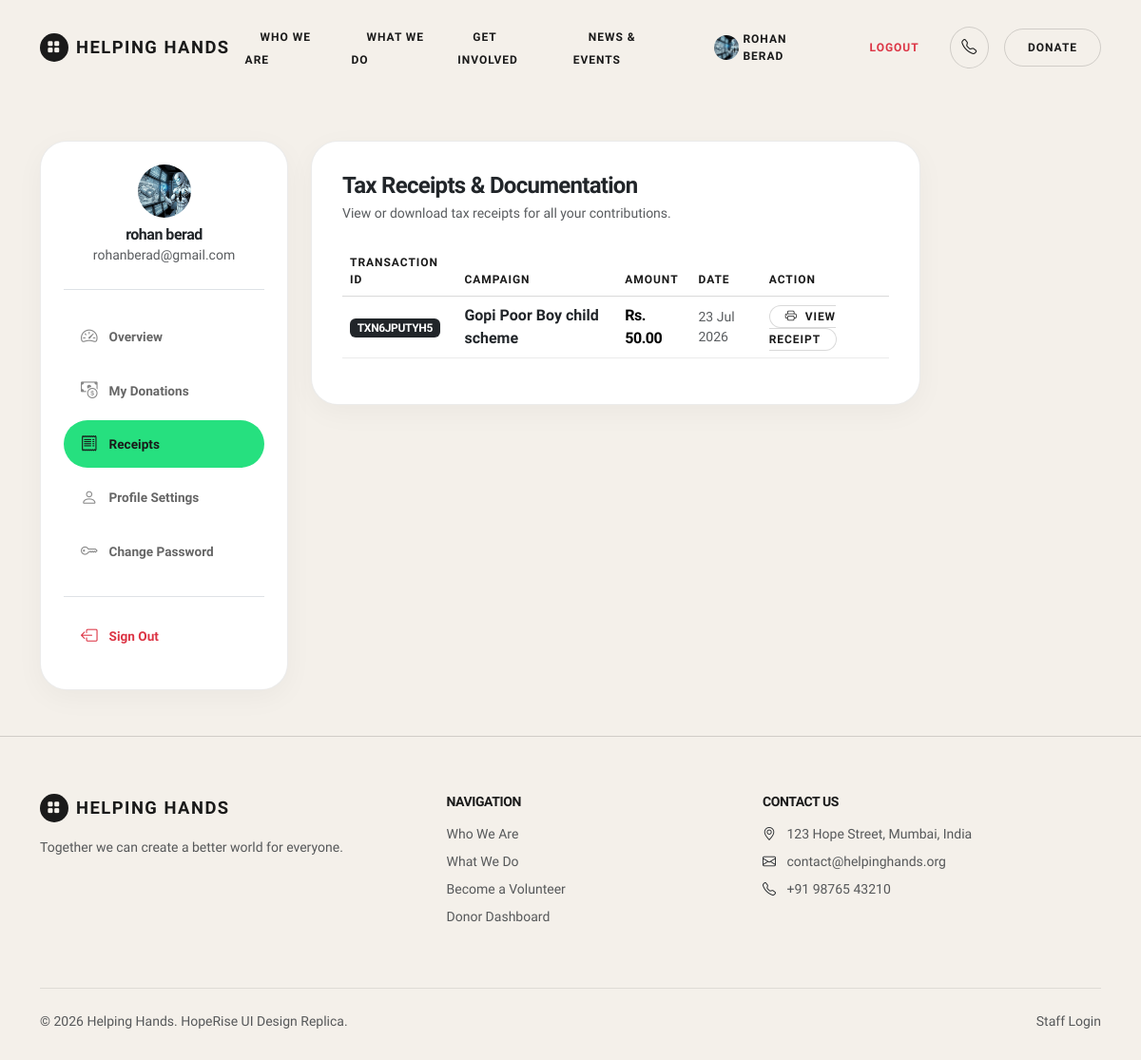
The app's page /dashboard/receipts/ (signed in) with its own data.
### charity_app/models.py (models this page shows, shortened)
class SiteSettings(models.Model):
    hero_title_line1 = models.CharField(max_length=100, default="Together We Can")
    hero_title_highlight = models.CharField(max_length=100, default="Create a Better World")
    hero_subtitle = models.TextField(
        default="Your small contribution can make a big difference in someone's life. "
                "Join us in our mission to help the needy."
    )
    hero_image = models.ImageField(upload_to='site/', blank=True, null=True)
    stat_campaigns = models.CharField(max_length=20, default="500+", help_text="e.g. 500+")
    stat_lives_impacted = models.CharField(max_length=20, default="50,000+")
    stat_funds_raised = models.CharField(max_length=20, default="Rs. 2.5 Cr+")
    stat_donors = models.CharField(max_length=20, default="10,000+")
    mission_title = models.CharField(max_length=100, default="Our Mission")
    mission_text = models.TextField(
        default="We are committed to building a better tomorrow by supporting education, "
                "healthcare, animal welfare, and disaster relief initiatives. Together, we "
                "can bring hope and create lasting change."
    )
    mission_image = models.ImageField(upload_to='site/', blank=True, null=True)
    ngo_name = models.CharField(max_length=100, default="Helping Hands")
    footer_about_text = models.TextField(
        default="Together we can create a better world for everyone."
    )
    contact_address = models.CharField(max_length=200, default="123 Hope Street, Mumbai, India")
    contact_email = models.EmailField(default="contact@helpinghands.org")
    contact_phone = models.CharField(max_length=20, default="+91 98765 43210")
    updated_at = models.DateTimeField(auto_now=True)
    @classmethod
    def load(cls):
        obj, created = cls.objects.get_or_create(pk=1)
        return obj

class UserProfile(models.Model):
    user = models.OneToOneField(User, on_delete=models.CASCADE)
    profile_picture = models.ImageField(upload_to='profile_pictures/', blank=True, null=True)
    phone_number = models.CharField(max_length=15, blank=True)
    address = models.TextField(blank=True)
    profile_created_on = models.DateTimeField(auto_now_add=True)

class Donation(models.Model):
    PAYMENT_CHOICES = [
        ('upi', 'UPI'),
        ('credit_card', 'Credit Card'),
        ('debit_card', 'Debit Card'),
        ('net_banking', 'Net Banking'),
    ]
    user = models.ForeignKey(User, on_delete=models.SET_NULL, blank=True, null=True)
    campaign = models.ForeignKey(Campaign, on_delete=models.CASCADE, related_name='donations')
    donor_name = models.CharField(max_length=150)
    email = models.EmailField()
    amount = models.DecimalField(max_digits=12, decimal_places=2)
    payment_method = models.CharField(max_length=20, choices=PAYMENT_CHOICES)
    transaction_id = models.CharField(max_length=50, unique=True, blank=True)
    donation_date = models.DateTimeField(auto_now_add=True)

class Campaign(models.Model):
    CATEGORY_CHOICES = [
        ('education', 'Education Fund'),
        ('medical', 'Medical Help'),
        ('animal', 'Animal Rescue'),
        ('disaster', 'Disaster Relief'),
    ]
    STATUS_CHOICES = [
        ('active', 'Active'),
        ('completed', 'Completed'),
        ('upcoming', 'Upcoming'),
    ]
    campaign_name = models.CharField(max_length=200)
    category = models.CharField(max_length=20, choices=CATEGORY_CHOICES, default='education')
    description = models.TextField()
    goal_amount = models.DecimalField(max_digits=12, decimal_places=2)
    raised_amount = models.DecimalField(max_digits=12, decimal_places=2, default=0)
    campaign_image = models.ImageField(upload_to='campaign_images/', blank=True, null=True)
    start_date = models.DateField()
    end_date = models.DateField()
    status = models.CharField(max_length=20, choices=STATUS_CHOICES, default='active')
    created_at = models.DateTimeField(auto_now_add=True)

### charity_app/views.py (the view)
# urls.py: path('dashboard/receipts/', views.dashboard_receipts, name='dashboard_receipts'),
@login_required
def dashboard_receipts(request):
    donations = Donation.objects.filter(user=request.user).order_by('-donation_date')
    return render(request, 'website/dashboard_receipts.html', {'donations': donations})

### templates/website/dashboard_receipts.html (shortened to what this page needs)
{% extends 'website/dashboard_base.html' %}
{% block dashboard_content %}
<div class="dashboard-card">
    <h4 class="font-heading fw-bold text-dark mb-1">Tax Receipts & Documentation</h4>
    <p class="text-muted small mb-4">View or download tax receipts for all your contributions.</p>
    {% if donations %}
    <div class="table-responsive">
        <table class="table table-hover align-middle">
            <thead>
                <tr>
                    <th>Transaction ID</th>
                    <th>Campaign</th>
                    <th>Amount</th>
                    <th>Date</th>
                    <th>Action</th>
                </tr>
            </thead>
            <tbody>
                {% for donation in donations %}
                <tr>
                    <td><span class="badge bg-dark text-white font-heading">{{ donation.transaction_id }}</span></td>
                    <td class="fw-bold text-dark">{{ donation.campaign.campaign_name }}</td>
                    <td class="text-emerald fw-bold font-heading">Rs. {{ donation.amount }}</td>
                    <td class="text-muted small">{{ donation.donation_date|date:"d M Y" }}</td>
                    <td>
                        <a href="{% url 'receipt_view' donation.id %}" class="btn-hr-pill-outline py-1 px-3">
                            <i class="bi bi-printer me-1"></i> View Receipt
                        </a>
                    </td>
                </tr>
                {% endfor %}
            </tbody>
        </table>
    </div>
    {% else %}
    <div class="text-center py-4">
        <p class="text-muted mb-0">No receipts available yet.</p>
    </div>
    {% endif %}
</div>
{% endblock %}

### templates/website/dashboard_base.html
{% extends 'website/base.html' %}
{% load static %}
{% block content %}
<link rel="stylesheet" href="{% static 'css/dashboard_style.css' %}">
<section class="hr-section py-5">
    <div class="container">
        <div class="row g-4">
            <div class="col-lg-3">
                <div class="dashboard-sidebar p-4">
                    <div class="text-center pb-4 mb-4 border-bottom">
                        {% if nav_user_profile.profile_picture %}
                            <img src="{{ nav_user_profile.profile_picture.url }}" alt="{{ user.username }}"
                                 class="rounded-circle mx-auto mb-2 d-block" style="width: 56px; height: 56px; object-fit: cover;">
                        {% else %}
                            <div class="hr-card-icon-wrap mx-auto mb-2" style="width: 56px; height: 56px; font-size: 1.8rem;"><i class="bi bi-person-fill"></i></div>
                        {% endif %}
                        <h6 class="font-heading fw-bold text-dark mb-0">{{ user.username }}</h6>
                        <small class="text-muted">{{ user.email }}</small>
                    </div>
                    <ul class="nav flex-column dashboard-nav">
                        <li class="nav-item">
                            <a class="nav-link {% if request.resolver_match.url_name == 'dashboard' %}active{% endif %}" href="{% url 'dashboard' %}">
                                <i class="bi bi-speedometer2"></i> Overview
                            </a>
                        </li>
                        <li class="nav-item">
                            <a class="nav-link {% if request.resolver_match.url_name == 'dashboard_donations' %}active{% endif %}" href="{% url 'dashboard_donations' %}">
                                <i class="bi bi-cash-coin"></i> My Donations
                            </a>
                        </li>
                        <li class="nav-item">
                            <a class="nav-link {% if request.resolver_match.url_name == 'dashboard_receipts' %}active{% endif %}" href="{% url 'dashboard_receipts' %}">
                                <i class="bi bi-receipt"></i> Receipts
                            </a>
                        </li>
                        <li class="nav-item">
                            <a class="nav-link {% if request.resolver_match.url_name == 'dashboard_profile' %}active{% endif %}" href="{% url 'dashboard_profile' %}">
                                <i class="bi bi-person"></i> Profile Settings
                            </a>
                        </li>
                        <li class="nav-item">
                            <a class="nav-link {% if request.resolver_match.url_name == 'dashboard_change_password' %}active{% endif %}" href="{% url 'dashboard_change_password' %}">
                                <i class="bi bi-key"></i> Change Password
                            </a>
                        </li>
                        <li class="nav-item mt-3 pt-3 border-top">
                            <a class="nav-link text-danger" href="{% url 'logout' %}">
                                <i class="bi bi-box-arrow-left text-danger"></i> Sign Out
                            </a>
                        </li>
                    </ul>
                </div>
            </div>
            <div class="col-lg-7">
                {% block dashboard_content %}{% endblock %}
            </div>
        </div>
    </div>
</section>
{% endblock %}

### templates/website/base.html (shortened to what this page needs)
{% load static %}
<!DOCTYPE html>
<html lang="en">
<head>
    <link href="https://cdn.jsdelivr.net/npm/bootstrap@5.3.3/dist/css/bootstrap.min.css" rel="stylesheet">
    <link rel="stylesheet" href="https://cdn.jsdelivr.net/npm/bootstrap-icons@1.11.3/font/bootstrap-icons.css">
    <link rel="stylesheet" href="{% static 'css/style.css' %}">
</head>
<body>
    <nav class="navbar navbar-expand-lg sticky-top hr-navbar">
        <div class="container">
            <a class="navbar-brand hr-logo" href="{% url 'home' %}">
                <span class="hr-logo-icon"><i class="bi bi-grid-fill"></i></span>
                {{ site_settings.ngo_name }}
            </a>
            <div class="collapse navbar-collapse" id="navMenu">
                <ul class="navbar-nav mx-auto align-items-lg-center">
                    <li class="nav-item"><a class="hr-nav-link" href="{% url 'home' %}">Who We Are</a></li>
                    <li class="nav-item"><a class="hr-nav-link" href="{% url 'campaign_list' %}">What We Do</a></li>
                                     <li class="nav-item"><a class="hr-nav-link" href="{% url 'home' %}#about">Get Involved</a></li>
                    <li class="nav-item"><a class="hr-nav-link" href="{% url 'home' %}#impact">News & Events</a></li>
                </ul>
                <div class="d-flex align-items-center gap-3">
                    {% if user.is_authenticated %}
                        <a href="{% url 'dashboard' %}" class="hr-nav-link d-flex align-items-center">
                            {% if nav_user_profile.profile_picture %}
                                <img src="{{ nav_user_profile.profile_picture.url }}" alt="{{ user.username }}"
                                     class="rounded-circle me-1" style="width: 26px; height: 26px; object-fit: cover;">
                            {% else %}
                                <i class="bi bi-person-circle fs-6 me-1"></i>
                            {% endif %}
                            {{ user.username }}
                        </a>
                        <a href="{% url 'logout' %}" class="hr-nav-link text-danger">Logout</a>
                    {% else %}
                        <a href="{% url 'login' %}" class="hr-nav-link">Sign In</a>
                    {% endif %}
                    <a href="tel:{{ site_settings.contact_phone }}" class="hr-icon-circle-btn" title="Call Us">
                        <i class="bi bi-telephone"></i>
                    </a>
                    <a class="btn-hr-pill-outline hr-pulse" href="{% url 'donate_generic' %}" data-bs-toggle="modal" data-bs-target="#quickDonateModal">Donate</a>
                </div>
            </div>
        </div>
    </nav>
    <main>
        {% block content %}{% endblock %}
    </main>
    {% block footer %}
    <footer class="hr-footer">
        <div class="container">
            <div class="row g-4 justify-content-between mb-5">
                <div class="col-lg-4">
                    <a class="hr-logo mb-3 d-inline-flex" href="{% url 'home' %}">
                        <span class="hr-logo-icon"><i class="bi bi-grid-fill"></i></span>
                        {{ site_settings.ngo_name }}
                    </a>
                    <p class="text-muted small me-lg-4">{{ site_settings.footer_about_text }}</p>
                </div>
                <div class="col-lg-3">
                    <h6 class="font-heading text-uppercase small fw-bold tracking-wider mb-3">Navigation</h6>
                    <ul class="list-unstyled d-flex flex-column gap-2 small text-muted">
                        <li><a href="{% url 'home' %}" class="hover-text-dark">Who We Are</a></li>
                        <li><a href="{% url 'campaign_list' %}" class="hover-text-dark">What We Do</a></li>
                        <li><a href="{% url 'register' %}" class="hover-text-dark">Become a Volunteer</a></li>
                        <li><a href="{% url 'login' %}" class="hover-text-dark">Donor Dashboard</a></li>
                    </ul>
                </div>
                <div class="col-lg-4">
                    <h6 class="font-heading text-uppercase small fw-bold tracking-wider mb-3">Contact Us</h6>
                    <ul class="list-unstyled d-flex flex-column gap-2 small text-muted">
                        <li><i class="bi bi-geo-alt me-2 text-dark"></i> {{ site_settings.contact_address }}</li>
                        <li><i class="bi bi-envelope me-2 text-dark"></i> {{ site_settings.contact_email }}</li>
                        <li><i class="bi bi-telephone me-2 text-dark"></i> {{ site_settings.contact_phone }}</li>
                    </ul>
                </div>
            </div>
            <div class="border-top border-dark border-opacity-10 pt-4 d-flex flex-column flex-md-row justify-content-between align-items-center text-muted small">
                <p class="mb-0">&copy; 2026 {{ site_settings.ngo_name }}. HopeRise UI Design Replica.</p>
                <div>
                    <a href="{% url 'admin_login' %}" class="text-muted">Staff Login</a>
                </div>
            </div>
        </div>
    </footer>
    {% endblock %}
</body>
</html>

### records on screen
SiteSettings: ngo_name "HELPING HANDS", footer_about_text "Together we can create a better world for everyone.", contact_address "123 Hope Street, Mumbai, India", contact_email "contact@helpinghands.org", contact_phone "+91 98765 43210", ngo_name "Helping Hands"
UserProfile: profile_picture (picture)
Donation: transaction_id "TXN6JPUTYH5", campaign.campaign_name "Gopi Poor Boy child scheme", amount "50.00", donation_date "23 Jul 2026"

### other values on screen
{{ user.username }} "ROHAN BERAD"
{{ user.username }} "rohan berad"
{{ user.email }} "rohanberad@gmail.com"
